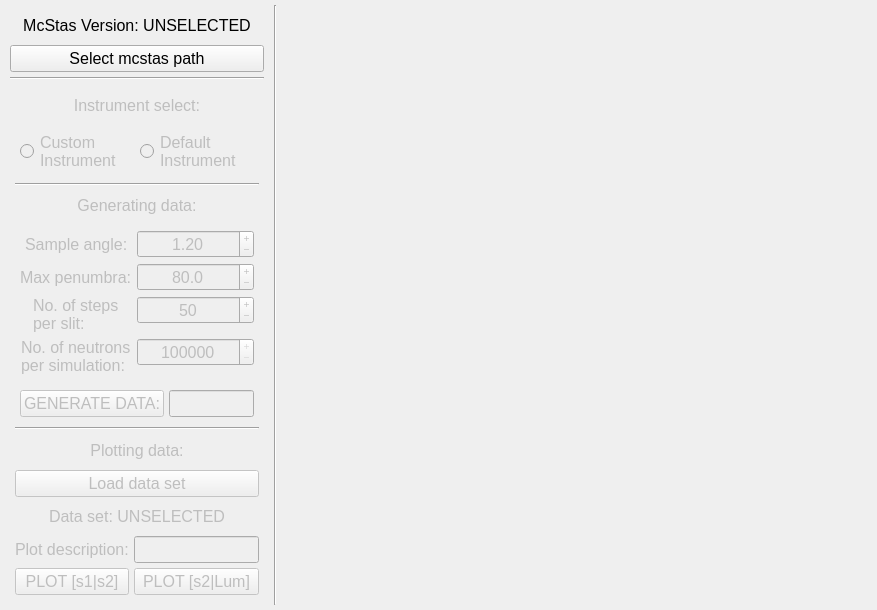
<?xml version="1.0" encoding="UTF-8"?>
<ui version="4.0">
 <author>Alexander Liptak</author>
 <class>MainWindow</class>
 <widget class="QMainWindow" name="MainWindow">
  <property name="geometry">
   <rect>
    <x>0</x>
    <y>0</y>
    <width>877</width>
    <height>610</height>
   </rect>
  </property>
  <property name="sizePolicy">
   <sizepolicy hsizetype="Fixed" vsizetype="Fixed">
    <horstretch>0</horstretch>
    <verstretch>0</verstretch>
   </sizepolicy>
  </property>
  <property name="minimumSize">
   <size>
    <width>877</width>
    <height>610</height>
   </size>
  </property>
  <property name="maximumSize">
   <size>
    <width>877</width>
    <height>610</height>
   </size>
  </property>
  <property name="font">
   <font>
    <pointsize>12</pointsize>
   </font>
  </property>
  <property name="windowTitle">
   <string>SWINE GUI</string>
  </property>
  <property name="windowIcon">
   <iconset>
    <normaloff>../../.designer/backup/icon.ico</normaloff>../../.designer/backup/icon.ico</iconset>
  </property>
  <property name="autoFillBackground">
   <bool>false</bool>
  </property>
  <property name="documentMode">
   <bool>false</bool>
  </property>
  <property name="tabShape">
   <enum>QTabWidget::Rounded</enum>
  </property>
  <property name="dockOptions">
   <set>QMainWindow::AllowTabbedDocks|QMainWindow::AnimatedDocks</set>
  </property>
  <property name="unifiedTitleAndToolBarOnMac">
   <bool>false</bool>
  </property>
  <widget class="QWidget" name="centralwidget">
   <property name="sizePolicy">
    <sizepolicy hsizetype="Fixed" vsizetype="Fixed">
     <horstretch>0</horstretch>
     <verstretch>0</verstretch>
    </sizepolicy>
   </property>
   <property name="minimumSize">
    <size>
     <width>0</width>
     <height>0</height>
    </size>
   </property>
   <property name="maximumSize">
    <size>
     <width>877</width>
     <height>610</height>
    </size>
   </property>
   <widget class="QWidget" name="horizontalLayoutWidget">
    <property name="geometry">
     <rect>
      <x>0</x>
      <y>0</y>
      <width>877</width>
      <height>610</height>
     </rect>
    </property>
    <layout class="QHBoxLayout" name="h1">
     <property name="spacing">
      <number>5</number>
     </property>
     <property name="margin">
      <number>5</number>
     </property>
     <item>
      <layout class="QVBoxLayout" name="v1">
       <property name="spacing">
        <number>5</number>
       </property>
       <property name="margin">
        <number>5</number>
       </property>
       <item>
        <widget class="QLabel" name="lbl_mcstas">
         <property name="sizePolicy">
          <sizepolicy hsizetype="Preferred" vsizetype="Fixed">
           <horstretch>0</horstretch>
           <verstretch>0</verstretch>
          </sizepolicy>
         </property>
         <property name="maximumSize">
          <size>
           <width>16777215</width>
           <height>30</height>
          </size>
         </property>
         <property name="frameShadow">
          <enum>QFrame::Raised</enum>
         </property>
         <property name="text">
          <string>McStas Version: UNSELECTED</string>
         </property>
         <property name="alignment">
          <set>Qt::AlignCenter</set>
         </property>
        </widget>
       </item>
       <item>
        <widget class="QPushButton" name="btn_mcstas">
         <property name="text">
          <string>Select mcstas path</string>
         </property>
        </widget>
       </item>
       <item>
        <widget class="Line" name="line_2">
         <property name="orientation">
          <enum>Qt::Horizontal</enum>
         </property>
        </widget>
       </item>
       <item>
        <layout class="QVBoxLayout" name="v2">
         <property name="spacing">
          <number>5</number>
         </property>
         <property name="margin">
          <number>5</number>
         </property>
         <item>
          <widget class="QLabel" name="lbl_instr">
           <property name="enabled">
            <bool>false</bool>
           </property>
           <property name="maximumSize">
            <size>
             <width>16777215</width>
             <height>30</height>
            </size>
           </property>
           <property name="text">
            <string>Instrument select:</string>
           </property>
           <property name="alignment">
            <set>Qt::AlignCenter</set>
           </property>
          </widget>
         </item>
         <item>
          <layout class="QHBoxLayout" name="horizontalLayout">
           <property name="spacing">
            <number>5</number>
           </property>
           <property name="margin">
            <number>5</number>
           </property>
           <item>
            <widget class="QRadioButton" name="rdb_cust">
             <property name="enabled">
              <bool>false</bool>
             </property>
             <property name="text">
              <string>Custom
Instrument</string>
             </property>
             <property name="autoExclusive">
              <bool>false</bool>
             </property>
            </widget>
           </item>
           <item>
            <widget class="QRadioButton" name="rdb_def">
             <property name="enabled">
              <bool>false</bool>
             </property>
             <property name="text">
              <string>Default
Instrument</string>
             </property>
             <property name="autoExclusive">
              <bool>false</bool>
             </property>
            </widget>
           </item>
          </layout>
         </item>
         <item>
          <widget class="Line" name="line_4">
           <property name="orientation">
            <enum>Qt::Horizontal</enum>
           </property>
          </widget>
         </item>
         <item>
          <widget class="QLabel" name="lbl_data">
           <property name="enabled">
            <bool>false</bool>
           </property>
           <property name="maximumSize">
            <size>
             <width>16777215</width>
             <height>30</height>
            </size>
           </property>
           <property name="text">
            <string>Generating data:</string>
           </property>
           <property name="alignment">
            <set>Qt::AlignCenter</set>
           </property>
          </widget>
         </item>
         <item>
          <layout class="QFormLayout" name="formLayout">
           <property name="fieldGrowthPolicy">
            <enum>QFormLayout::AllNonFixedFieldsGrow</enum>
           </property>
           <property name="labelAlignment">
            <set>Qt::AlignCenter</set>
           </property>
           <property name="formAlignment">
            <set>Qt::AlignCenter</set>
           </property>
           <property name="horizontalSpacing">
            <number>5</number>
           </property>
           <property name="verticalSpacing">
            <number>5</number>
           </property>
           <property name="margin">
            <number>5</number>
           </property>
           <item row="0" column="0">
            <widget class="QLabel" name="lbl_angle">
             <property name="enabled">
              <bool>false</bool>
             </property>
             <property name="text">
              <string>Sample angle:</string>
             </property>
            </widget>
           </item>
           <item row="0" column="1">
            <widget class="QDoubleSpinBox" name="box_angle">
             <property name="enabled">
              <bool>false</bool>
             </property>
             <property name="wrapping">
              <bool>false</bool>
             </property>
             <property name="frame">
              <bool>true</bool>
             </property>
             <property name="alignment">
              <set>Qt::AlignCenter</set>
             </property>
             <property name="buttonSymbols">
              <enum>QAbstractSpinBox::PlusMinus</enum>
             </property>
             <property name="correctionMode">
              <enum>QAbstractSpinBox::CorrectToNearestValue</enum>
             </property>
             <property name="decimals">
              <number>2</number>
             </property>
             <property name="minimum">
              <double>0.010000000000000</double>
             </property>
             <property name="maximum">
              <double>179.990000000000009</double>
             </property>
             <property name="singleStep">
              <double>0.100000000000000</double>
             </property>
             <property name="value">
              <double>1.200000000000000</double>
             </property>
            </widget>
           </item>
           <item row="1" column="0">
            <widget class="QLabel" name="lbl_penumbra">
             <property name="enabled">
              <bool>false</bool>
             </property>
             <property name="text">
              <string>Max penumbra:</string>
             </property>
            </widget>
           </item>
           <item row="1" column="1">
            <widget class="QDoubleSpinBox" name="box_penumbra">
             <property name="enabled">
              <bool>false</bool>
             </property>
             <property name="wrapping">
              <bool>false</bool>
             </property>
             <property name="frame">
              <bool>true</bool>
             </property>
             <property name="alignment">
              <set>Qt::AlignCenter</set>
             </property>
             <property name="buttonSymbols">
              <enum>QAbstractSpinBox::PlusMinus</enum>
             </property>
             <property name="correctionMode">
              <enum>QAbstractSpinBox::CorrectToNearestValue</enum>
             </property>
             <property name="decimals">
              <number>1</number>
             </property>
             <property name="maximum">
              <double>999.000000000000000</double>
             </property>
             <property name="singleStep">
              <double>10.000000000000000</double>
             </property>
             <property name="value">
              <double>80.000000000000000</double>
             </property>
            </widget>
           </item>
           <item row="2" column="0">
            <widget class="QLabel" name="lbl_steps">
             <property name="enabled">
              <bool>false</bool>
             </property>
             <property name="text">
              <string>No. of steps
per slit:</string>
             </property>
            </widget>
           </item>
           <item row="2" column="1">
            <widget class="QDoubleSpinBox" name="box_steps">
             <property name="enabled">
              <bool>false</bool>
             </property>
             <property name="wrapping">
              <bool>false</bool>
             </property>
             <property name="frame">
              <bool>true</bool>
             </property>
             <property name="alignment">
              <set>Qt::AlignCenter</set>
             </property>
             <property name="buttonSymbols">
              <enum>QAbstractSpinBox::PlusMinus</enum>
             </property>
             <property name="correctionMode">
              <enum>QAbstractSpinBox::CorrectToNearestValue</enum>
             </property>
             <property name="decimals">
              <number>0</number>
             </property>
             <property name="minimum">
              <double>5.000000000000000</double>
             </property>
             <property name="maximum">
              <double>100.000000000000000</double>
             </property>
             <property name="singleStep">
              <double>5.000000000000000</double>
             </property>
             <property name="value">
              <double>50.000000000000000</double>
             </property>
             <property name="showGroupSeparator" stdset="0">
              <bool>false</bool>
             </property>
            </widget>
           </item>
           <item row="3" column="0">
            <widget class="QLabel" name="lbl_neutrons">
             <property name="enabled">
              <bool>false</bool>
             </property>
             <property name="text">
              <string>No. of neutrons
per simulation:</string>
             </property>
            </widget>
           </item>
           <item row="3" column="1">
            <widget class="QDoubleSpinBox" name="box_neutrons">
             <property name="enabled">
              <bool>false</bool>
             </property>
             <property name="wrapping">
              <bool>false</bool>
             </property>
             <property name="frame">
              <bool>true</bool>
             </property>
             <property name="alignment">
              <set>Qt::AlignCenter</set>
             </property>
             <property name="buttonSymbols">
              <enum>QAbstractSpinBox::PlusMinus</enum>
             </property>
             <property name="correctionMode">
              <enum>QAbstractSpinBox::CorrectToNearestValue</enum>
             </property>
             <property name="decimals">
              <number>0</number>
             </property>
             <property name="minimum">
              <double>100000.000000000000000</double>
             </property>
             <property name="maximum">
              <double>100000000.000000000000000</double>
             </property>
             <property name="singleStep">
              <double>100000.000000000000000</double>
             </property>
             <property name="value">
              <double>1000000.000000000000000</double>
             </property>
            </widget>
           </item>
          </layout>
         </item>
         <item>
          <layout class="QHBoxLayout" name="horizontalLayout_2">
           <property name="spacing">
            <number>5</number>
           </property>
           <property name="margin">
            <number>5</number>
           </property>
           <item>
            <widget class="QPushButton" name="btn_gendata">
             <property name="enabled">
              <bool>false</bool>
             </property>
             <property name="text">
              <string>GENERATE DATA:</string>
             </property>
            </widget>
           </item>
           <item>
            <widget class="QLineEdit" name="txt_description_2">
             <property name="enabled">
              <bool>false</bool>
             </property>
            </widget>
           </item>
          </layout>
         </item>
         <item>
          <widget class="Line" name="line_3">
           <property name="orientation">
            <enum>Qt::Horizontal</enum>
           </property>
          </widget>
         </item>
         <item>
          <widget class="QLabel" name="lbl_plot">
           <property name="enabled">
            <bool>false</bool>
           </property>
           <property name="maximumSize">
            <size>
             <width>16777215</width>
             <height>30</height>
            </size>
           </property>
           <property name="text">
            <string>Plotting data:</string>
           </property>
           <property name="alignment">
            <set>Qt::AlignCenter</set>
           </property>
          </widget>
         </item>
         <item>
          <widget class="QPushButton" name="btn_data">
           <property name="enabled">
            <bool>false</bool>
           </property>
           <property name="text">
            <string>Load data set</string>
           </property>
          </widget>
         </item>
         <item>
          <widget class="QLabel" name="lbl_dataset">
           <property name="enabled">
            <bool>false</bool>
           </property>
           <property name="maximumSize">
            <size>
             <width>16777215</width>
             <height>30</height>
            </size>
           </property>
           <property name="text">
            <string>Data set: UNSELECTED</string>
           </property>
           <property name="textFormat">
            <enum>Qt::AutoText</enum>
           </property>
           <property name="alignment">
            <set>Qt::AlignCenter</set>
           </property>
          </widget>
         </item>
         <item>
          <layout class="QGridLayout" name="gridLayout_2">
           <item row="1" column="0">
            <widget class="QPushButton" name="btn_plot">
             <property name="enabled">
              <bool>false</bool>
             </property>
             <property name="text">
              <string>PLOT [s1|s2]</string>
             </property>
            </widget>
           </item>
           <item row="1" column="1">
            <widget class="QPushButton" name="btn_plot_2">
             <property name="enabled">
              <bool>false</bool>
             </property>
             <property name="text">
              <string>PLOT [s2|Lum]</string>
             </property>
            </widget>
           </item>
           <item row="0" column="1">
            <widget class="QLineEdit" name="txt_description">
             <property name="enabled">
              <bool>false</bool>
             </property>
            </widget>
           </item>
           <item row="0" column="0">
            <widget class="QLabel" name="lbl_description">
             <property name="enabled">
              <bool>false</bool>
             </property>
             <property name="text">
              <string>Plot description:</string>
             </property>
            </widget>
           </item>
          </layout>
         </item>
        </layout>
       </item>
      </layout>
     </item>
     <item>
      <widget class="Line" name="line">
       <property name="frameShadow">
        <enum>QFrame::Sunken</enum>
       </property>
       <property name="orientation">
        <enum>Qt::Vertical</enum>
       </property>
      </widget>
     </item>
     <item>
      <widget class="MatplotlibWidget" name="plt_widget" native="true">
       <property name="minimumSize">
        <size>
         <width>590</width>
         <height>590</height>
        </size>
       </property>
       <property name="maximumSize">
        <size>
         <width>590</width>
         <height>590</height>
        </size>
       </property>
      </widget>
     </item>
    </layout>
   </widget>
  </widget>
 </widget>
 <customwidgets>
  <customwidget>
   <class>MatplotlibWidget</class>
   <extends>QWidget</extends>
   <header>MatplotlibWidget</header>
  </customwidget>
 </customwidgets>
 <resources/>
 <connections/>
</ui>
